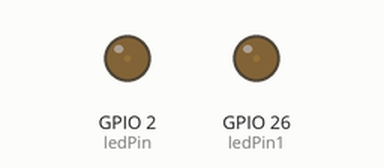
This program was run on a simulated ESP32. Shown: output pins drawn as LEDs (lit = HIGH). What the program prints to the serial monitor is not drawn.

Above: at 0.05 s.
At 1.15 s:
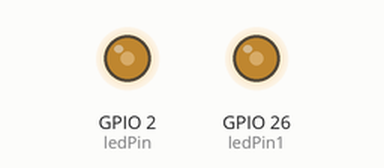
At 2.3 s:
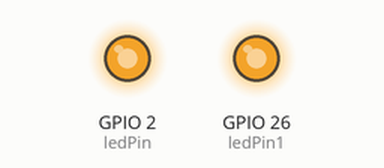
At 4.6 s:
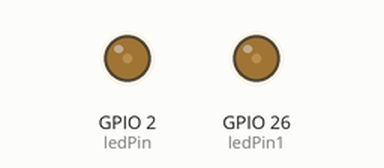
Timing chart, 0 to 6.7 s (numbered marks = the images above):
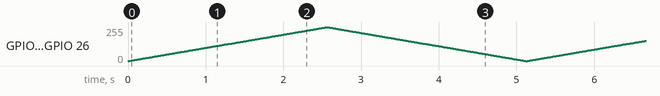

The program:

main.cpp
```cpp
#include<Arduino.h>

// 定义LED引脚
const int ledPin = 2;
const int ledPin1 = 26;

// 定义LEDC通道
const int ledChannel = 0;
const int ledChannel1 = 1;

// 设置PWM属性
const int freq = 5000;          // 频率 5000Hz
const int resolution = 8;       // 分辨率 8位 (0-255)

void setup() {
  Serial.begin(115200);

  // 旧版正确写法
  ledcSetup(ledChannel, freq, resolution);   // 设置通道0
  ledcAttachPin(ledPin, ledChannel);         // 绑定引脚2到通道0

  ledcSetup(ledChannel1, freq, resolution);  // 设置通道1
  ledcAttachPin(ledPin1, ledChannel1);       // 绑定引脚26到通道1
}

void loop() {
  // 逐渐变亮
  for(int dutyCycle = 0; dutyCycle <= 255; dutyCycle++){
    ledcWrite(ledChannel, dutyCycle);
    ledcWrite(ledChannel1, dutyCycle);
    delay(10);
  }

  // 逐渐变暗
  for(int dutyCycle = 255; dutyCycle >= 0; dutyCycle--){
    ledcWrite(ledChannel, dutyCycle);
    ledcWrite(ledChannel1, dutyCycle);
    delay(10);
  }

  Serial.println("Breathing cycle completed");
}
```
